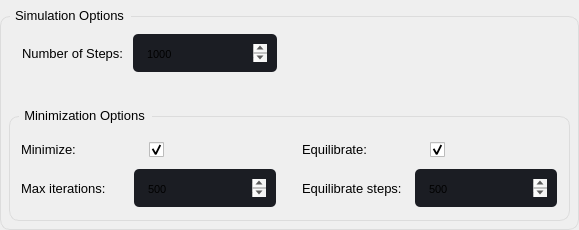
                              <widget class="QGroupBox" name="groupBox_8">
                               <property name="sizePolicy">
                                <sizepolicy hsizetype="Expanding" vsizetype="Expanding">
                                 <horstretch>0</horstretch>
                                 <verstretch>0</verstretch>
                                </sizepolicy>
                               </property>
                               <property name="font">
                                <font>
                                 <family>Segoe UI</family>
                                 <pointsize>10</pointsize>
                                </font>
                               </property>
                               <property name="styleSheet">
                                <string notr="true">QGroupBox {
  
  border: 1px solid rgb(220, 220, 220);
  border-radius: 10px;
  padding: 4px;
  margin-top: 16px;
}

QGroupBox::title {
  subcontrol-origin: margin;
  subcontrol-position: top left;
  left: 10px;
  padding-left: 3px;
  padding-right: 5px;
  padding-top: 8px;
  padding-bottom: 16px;
}

QGroupBox::indicator {
  margin-left: 2px;
  height: 16px;
  width: 16px;
}</string>
                               </property>
                               <property name="title">
                                <string>Simulation Options</string>
                               </property>
                               <widget class="QGroupBox" name="groupBox_10">
                                <property name="geometry">
                                 <rect>
                                  <x>9</x>
                                  <y>100</y>
                                  <width>561</width>
                                  <height>121</height>
                                 </rect>
                                </property>
                                <property name="font">
                                 <font>
                                  <family>Segoe UI</family>
                                  <pointsize>10</pointsize>
                                 </font>
                                </property>
                                <property name="title">
                                 <string>Minimization Options</string>
                                </property>
                                <widget class="QWidget" name="formLayoutWidget_4">
                                 <property name="geometry">
                                  <rect>
                                   <x>9</x>
                                   <y>30</y>
                                   <width>261</width>
                                   <height>81</height>
                                  </rect>
                                 </property>
                                 <layout class="QFormLayout" name="formLayout_4">
                                  <property name="verticalSpacing">
                                   <number>9</number>
                                  </property>
                                  <property name="leftMargin">
                                   <number>3</number>
                                  </property>
                                  <property name="topMargin">
                                   <number>8</number>
                                  </property>
                                  <property name="rightMargin">
                                   <number>3</number>
                                  </property>
                                  <property name="bottomMargin">
                                   <number>4</number>
                                  </property>
                                  <item row="0" column="0">
                                   <widget class="QLabel" name="label_20">
                                    <property name="sizePolicy">
                                     <sizepolicy hsizetype="Expanding" vsizetype="Expanding">
                                      <horstretch>0</horstretch>
                                      <verstretch>0</verstretch>
                                     </sizepolicy>
                                    </property>
                                    <property name="font">
                                     <font>
                                      <family>Segoe UI</family>
                                      <pointsize>10</pointsize>
                                     </font>
                                    </property>
                                    <property name="text">
                                     <string>Minimize: </string>
                                    </property>
                                   </widget>
                                  </item>
                                  <item row="1" column="0">
                                   <widget class="QLabel" name="label_21">
                                    <property name="sizePolicy">
                                     <sizepolicy hsizetype="Expanding" vsizetype="Expanding">
                                      <horstretch>0</horstretch>
                                      <verstretch>0</verstretch>
                                     </sizepolicy>
                                    </property>
                                    <property name="minimumSize">
                                     <size>
                                      <width>107</width>
                                      <height>0</height>
                                     </size>
                                    </property>
                                    <property name="maximumSize">
                                     <size>
                                      <width>107</width>
                                      <height>16777215</height>
                                     </size>
                                    </property>
                                    <property name="font">
                                     <font>
                                      <family>Segoe UI</family>
                                      <pointsize>10</pointsize>
                                     </font>
                                    </property>
                                    <property name="text">
                                     <string>Max iterations: </string>
                                    </property>
                                   </widget>
                                  </item>
                                  <item row="0" column="1">
                                   <widget class="QCheckBox" name="minimize_checkBox">
                                    <property name="sizePolicy">
                                     <sizepolicy hsizetype="Expanding" vsizetype="Expanding">
                                      <horstretch>0</horstretch>
                                      <verstretch>0</verstretch>
                                     </sizepolicy>
                                    </property>
                                    <property name="font">
                                     <font>
                                      <family>Segoe UI</family>
                                      <pointsize>10</pointsize>
                                     </font>
                                    </property>
                                    <property name="styleSheet">
                                     <string notr="true">QCheckBox {
    spacing: 5px;
	margin-left: 15px;
}

QCheckBox::indicator {
    width: 15px;
    height: 15px;
}

QCheckBox::indicator:unchecked {
border-image: url(:/16x16/icons/16x16/cil-circle.png);

}


QCheckBox::indicator:checked {
	border-image: url(:/20x20/icons/20x20/cil-check.png);
}


</string>
                                    </property>
                                    <property name="text">
                                     <string/>
                                    </property>
                                    <property name="checked">
                                     <bool>true</bool>
                                    </property>
                                   </widget>
                                  </item>
                                  <item row="1" column="1">
                                   <widget class="QTextEdit" name="Max_minimize_iter_textEdit">
                                    <property name="minimumSize">
                                     <size>
                                      <width>0</width>
                                      <height>38</height>
                                     </size>
                                    </property>
                                    <property name="maximumSize">
                                     <size>
                                      <width>16777215</width>
                                      <height>38</height>
                                     </size>
                                    </property>
                                    <property name="font">
                                     <font>
                                      <family>Segoe UI</family>
                                      <pointsize>10</pointsize>
                                     </font>
                                    </property>
                                    <property name="styleSheet">
                                     <string notr="true">QTextEdit {
	background-color: rgb(27, 29, 35);
	border-radius: 5px;
	padding: 10px;
}
QTextEdit:hover {
	border: 2px solid rgb(64, 71, 88);
}
QTextEdit:focus {
	border: 2px solid rgb(91, 101, 124);
}

QTextEdit:disabled {
background-color: rgb(93, 83, 91);
}</string>
                                    </property>
                                    <property name="html">
                                     <string>&lt;!DOCTYPE HTML PUBLIC &quot;-//W3C//DTD HTML 4.0//EN&quot; &quot;http://www.w3.org/TR/REC-html40/strict.dtd&quot;&gt;
&lt;html&gt;&lt;head&gt;&lt;meta name=&quot;qrichtext&quot; content=&quot;1&quot; /&gt;&lt;style type=&quot;text/css&quot;&gt;
p, li { white-space: pre-wrap; }
&lt;/style&gt;&lt;/head&gt;&lt;body style=&quot; font-family:'Segoe UI'; font-size:10pt; font-weight:400; font-style:normal;&quot;&gt;
&lt;p style=&quot; margin-top:0px; margin-bottom:0px; margin-left:0px; margin-right:0px; -qt-block-indent:0; text-indent:0px;&quot;&gt;&lt;span style=&quot; font-family:'MS Shell Dlg 2'; font-size:8.25pt;&quot;&gt;500&lt;/span&gt;&lt;/p&gt;&lt;/body&gt;&lt;/html&gt;</string>
                                    </property>
                                   </widget>
                                  </item>
                                 </layout>
                                </widget>
                                <widget class="QWidget" name="formLayoutWidget_5">
                                 <property name="geometry">
                                  <rect>
                                   <x>290</x>
                                   <y>30</y>
                                   <width>261</width>
                                   <height>81</height>
                                  </rect>
                                 </property>
                                 <layout class="QFormLayout" name="formLayout_5">
                                  <property name="verticalSpacing">
                                   <number>9</number>
                                  </property>
                                  <property name="leftMargin">
                                   <number>3</number>
                                  </property>
                                  <property name="topMargin">
                                   <number>8</number>
                                  </property>
                                  <property name="rightMargin">
                                   <number>3</number>
                                  </property>
                                  <property name="bottomMargin">
                                   <number>4</number>
                                  </property>
                                  <item row="0" column="0">
                                   <widget class="QLabel" name="label_43">
                                    <property name="sizePolicy">
                                     <sizepolicy hsizetype="Expanding" vsizetype="Expanding">
                                      <horstretch>0</horstretch>
                                      <verstretch>0</verstretch>
                                     </sizepolicy>
                                    </property>
                                    <property name="font">
                                     <font>
                                      <family>Segoe UI</family>
                                      <pointsize>10</pointsize>
                                     </font>
                                    </property>
                                    <property name="text">
                                     <string>Equilibrate:</string>
                                    </property>
                                   </widget>
                                  </item>
                                  <item row="1" column="0">
                                   <widget class="QLabel" name="label_44">
                                    <property name="sizePolicy">
                                     <sizepolicy hsizetype="Expanding" vsizetype="Expanding">
                                      <horstretch>0</horstretch>
                                      <verstretch>0</verstretch>
                                     </sizepolicy>
                                    </property>
                                    <property name="minimumSize">
                                     <size>
                                      <width>107</width>
                                      <height>0</height>
                                     </size>
                                    </property>
                                    <property name="maximumSize">
                                     <size>
                                      <width>107</width>
                                      <height>16777215</height>
                                     </size>
                                    </property>
                                    <property name="font">
                                     <font>
                                      <family>Segoe UI</family>
                                      <pointsize>10</pointsize>
                                     </font>
                                    </property>
                                    <property name="text">
                                     <string>Equilibrate steps: </string>
                                    </property>
                                   </widget>
                                  </item>
                                  <item row="0" column="1">
                                   <widget class="QCheckBox" name="equilubrate_checkBox">
                                    <property name="sizePolicy">
                                     <sizepolicy hsizetype="Expanding" vsizetype="Expanding">
                                      <horstretch>0</horstretch>
                                      <verstretch>0</verstretch>
                                     </sizepolicy>
                                    </property>
                                    <property name="font">
                                     <font>
                                      <family>Segoe UI</family>
                                      <pointsize>10</pointsize>
                                     </font>
                                    </property>
                                    <property name="styleSheet">
                                     <string notr="true">QCheckBox {
    spacing: 5px;
	margin-left: 15px;
}

QCheckBox::indicator {
    width: 15px;
    height: 15px;
}

QCheckBox::indicator:unchecked {
border-image: url(:/16x16/icons/16x16/cil-circle.png);

}


QCheckBox::indicator:checked {
	border-image: url(:/20x20/icons/20x20/cil-check.png);
}


</string>
                                    </property>
                                    <property name="text">
                                     <string/>
                                    </property>
                                    <property name="checked">
                                     <bool>true</bool>
                                    </property>
                                   </widget>
                                  </item>
                                  <item row="1" column="1">
                                   <widget class="QTextEdit" name="Max_equilubrate_steps_textEdit">
                                    <property name="minimumSize">
                                     <size>
                                      <width>0</width>
                                      <height>38</height>
                                     </size>
                                    </property>
                                    <property name="maximumSize">
                                     <size>
                                      <width>16777215</width>
                                      <height>38</height>
                                     </size>
                                    </property>
                                    <property name="font">
                                     <font>
                                      <family>Segoe UI</family>
                                      <pointsize>10</pointsize>
                                     </font>
                                    </property>
                                    <property name="styleSheet">
                                     <string notr="true">QTextEdit {
	background-color: rgb(27, 29, 35);
	border-radius: 5px;
	padding: 10px;
}
QTextEdit:hover {
	border: 2px solid rgb(64, 71, 88);
}
QTextEdit:focus {
	border: 2px solid rgb(91, 101, 124);
}

QTextEdit:disabled {
background-color: rgb(93, 83, 91);
}</string>
                                    </property>
                                    <property name="html">
                                     <string>&lt;!DOCTYPE HTML PUBLIC &quot;-//W3C//DTD HTML 4.0//EN&quot; &quot;http://www.w3.org/TR/REC-html40/strict.dtd&quot;&gt;
&lt;html&gt;&lt;head&gt;&lt;meta name=&quot;qrichtext&quot; content=&quot;1&quot; /&gt;&lt;style type=&quot;text/css&quot;&gt;
p, li { white-space: pre-wrap; }
&lt;/style&gt;&lt;/head&gt;&lt;body style=&quot; font-family:'Segoe UI'; font-size:10pt; font-weight:400; font-style:normal;&quot;&gt;
&lt;p style=&quot; margin-top:0px; margin-bottom:0px; margin-left:0px; margin-right:0px; -qt-block-indent:0; text-indent:0px;&quot;&gt;&lt;span style=&quot; font-family:'MS Shell Dlg 2'; font-size:8.25pt;&quot;&gt;500&lt;/span&gt;&lt;/p&gt;&lt;/body&gt;&lt;/html&gt;</string>
                                    </property>
                                   </widget>
                                  </item>
                                 </layout>
                                </widget>
                               </widget>
                               <widget class="QWidget" name="horizontalLayoutWidget_7">
                                <property name="geometry">
                                 <rect>
                                  <x>19</x>
                                  <y>30</y>
                                  <width>261</width>
                                  <height>46</height>
                                 </rect>
                                </property>
                                <layout class="QHBoxLayout" name="horizontalLayout_14">
                                 <property name="leftMargin">
                                  <number>3</number>
                                 </property>
                                 <property name="topMargin">
                                  <number>3</number>
                                 </property>
                                 <property name="rightMargin">
                                  <number>3</number>
                                 </property>
                                 <property name="bottomMargin">
                                  <number>3</number>
                                 </property>
                                 <item>
                                  <widget class="QLabel" name="label_19">
                                   <property name="sizePolicy">
                                    <sizepolicy hsizetype="Expanding" vsizetype="Expanding">
                                     <horstretch>0</horstretch>
                                     <verstretch>0</verstretch>
                                    </sizepolicy>
                                   </property>
                                   <property name="font">
                                    <font>
                                     <family>Segoe UI</family>
                                     <pointsize>10</pointsize>
                                    </font>
                                   </property>
                                   <property name="text">
                                    <string>Number of Steps: </string>
                                   </property>
                                  </widget>
                                 </item>
                                 <item>
                                  <widget class="QTextEdit" name="Number_of_steps_textEdit">
                                   <property name="minimumSize">
                                    <size>
                                     <width>0</width>
                                     <height>38</height>
                                    </size>
                                   </property>
                                   <property name="maximumSize">
                                    <size>
                                     <width>16777215</width>
                                     <height>38</height>
                                    </size>
                                   </property>
                                   <property name="font">
                                    <font>
                                     <family>Segoe UI</family>
                                     <pointsize>10</pointsize>
                                    </font>
                                   </property>
                                   <property name="cursor" stdset="0">
                                    <cursorShape>IBeamCursor</cursorShape>
                                   </property>
                                   <property name="autoFillBackground">
                                    <bool>false</bool>
                                   </property>
                                   <property name="styleSheet">
                                    <string notr="true">QTextEdit {
	background-color: rgb(27, 29, 35);
	border-radius: 5px;
	padding: 10px;
}
QTextEdit:hover {
	border: 2px solid rgb(64, 71, 88);
}
QTextEdit:focus {
	border: 2px solid rgb(91, 101, 124);
}</string>
                                   </property>
                                   <property name="frameShape">
                                    <enum>QFrame::StyledPanel</enum>
                                   </property>
                                   <property name="frameShadow">
                                    <enum>QFrame::Raised</enum>
                                   </property>
                                   <property name="lineWidth">
                                    <number>1</number>
                                   </property>
                                   <property name="midLineWidth">
                                    <number>0</number>
                                   </property>
                                   <property name="html">
                                    <string>&lt;!DOCTYPE HTML PUBLIC &quot;-//W3C//DTD HTML 4.0//EN&quot; &quot;http://www.w3.org/TR/REC-html40/strict.dtd&quot;&gt;
&lt;html&gt;&lt;head&gt;&lt;meta name=&quot;qrichtext&quot; content=&quot;1&quot; /&gt;&lt;style type=&quot;text/css&quot;&gt;
p, li { white-space: pre-wrap; }
&lt;/style&gt;&lt;/head&gt;&lt;body style=&quot; font-family:'Segoe UI'; font-size:10pt; font-weight:400; font-style:normal;&quot;&gt;
&lt;p style=&quot; margin-top:0px; margin-bottom:0px; margin-left:0px; margin-right:0px; -qt-block-indent:0; text-indent:0px;&quot;&gt;&lt;span style=&quot; font-family:'MS Shell Dlg 2'; font-size:8.25pt;&quot;&gt;1000&lt;/span&gt;&lt;/p&gt;&lt;/body&gt;&lt;/html&gt;</string>
                                   </property>
                                  </widget>
                                 </item>
                                </layout>
                               </widget>
                              </widget>
